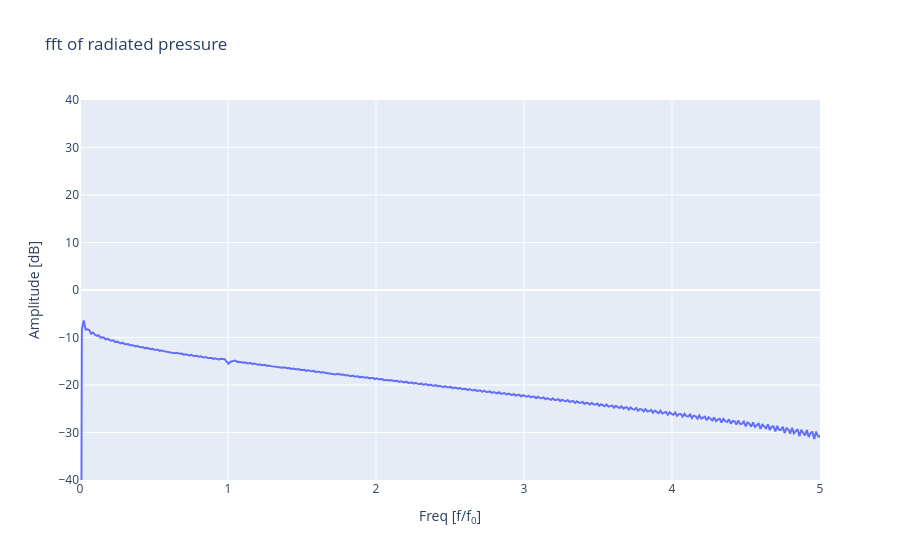

The code cell stored with this chart in its notebook:
### Code cell
fft_results, freq = fft(pressure_trimmed, sampling_rate=fs, fundamental_freq=acd_freq)
fft_results = np.abs(fft_results)

fig = go.Figure()
fig.add_trace(go.Scatter(x=freq, y=to_dB(fft_results), mode="lines", name="fft"))
fig.update_layout(
    title="fft of radiated pressure",
    xaxis=dict(title="Freq [f/f<sub>0</sub>]", range=[0, 5]),
    yaxis=dict(title="Amplitude [dB]", range=[-40, 40]),
)
fig.show()

### Figure 1 — Plotly figure (JSON) as saved in the notebook; plotly's stock layout.template omitted (floating-point values rounded to 4 significant figures; data arrays with more than 128 entries replaced by an {"elided": "..."} marker saying what was removed)
{"data": [{"mode": "lines", "name": "fft", "type": "scatter", "x": {"elided": "439 float values"}, "y": {"elided": "439 float values"}}], "layout": {"title": {"text": "fft of radiated pressure"}, "xaxis": {"range": [0, 5], "title": {"text": "Freq [f/f<sub>0</sub>]"}}, "yaxis": {"range": [-40, 40], "title": {"text": "Amplitude [dB]"}}}}
